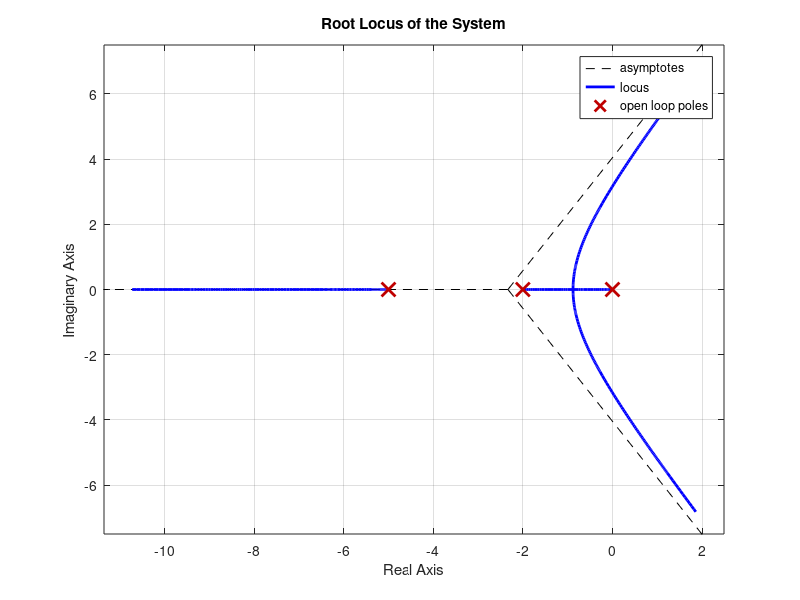

This chart was generated by the following MATLAB code:
clc; clear; close all;

s = tf('s');
G = 1 / (s * (s + 2) * (s + 5)); % Plant

% Root Locus Plot
figure;
rlocus(G);
title('Root Locus of the System');
grid on;
